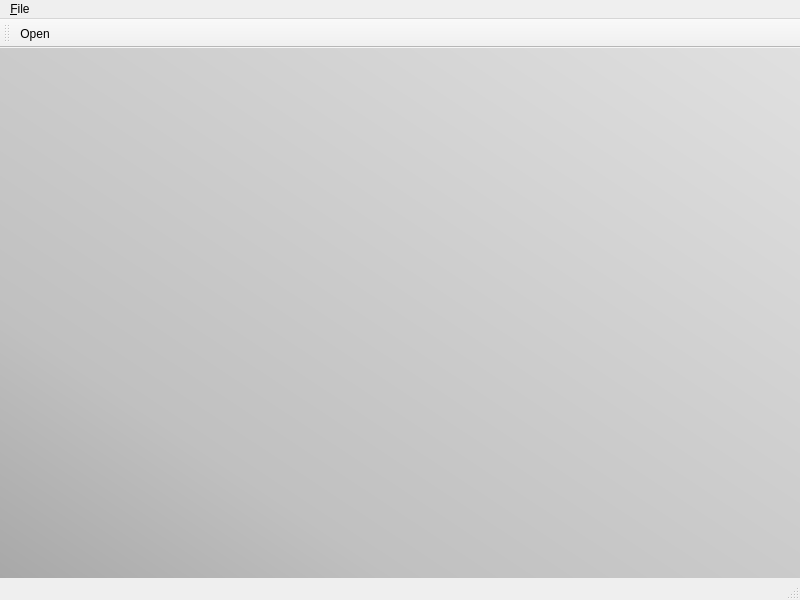
<?xml version="1.0" encoding="UTF-8"?>
<ui version="4.0">
 <class>PeWin</class>
 <widget class="QMainWindow" name="PeWin">
  <property name="geometry">
   <rect>
    <x>0</x>
    <y>0</y>
    <width>800</width>
    <height>600</height>
   </rect>
  </property>
  <property name="windowTitle">
   <string>PE Works</string>
  </property>
  <widget class="QWidget" name="centralwidget">
   <layout class="QHBoxLayout" name="horizontalLayout_2">
    <property name="spacing">
     <number>3</number>
    </property>
    <property name="leftMargin">
     <number>0</number>
    </property>
    <property name="topMargin">
     <number>0</number>
    </property>
    <property name="rightMargin">
     <number>0</number>
    </property>
    <property name="bottomMargin">
     <number>0</number>
    </property>
    <item>
     <layout class="QHBoxLayout" name="horizontalLayout">
      <property name="spacing">
       <number>3</number>
      </property>
      <item>
       <widget class="QTabWidget" name="tabWidget">
        <property name="styleSheet">
         <string notr="true">background-color: qlineargradient(spread:pad, x1:0, y1:1, x2:1, y2:0, stop:0 rgba(168, 168, 168, 255), stop:0.25 rgba(192, 192, 192, 255), stop:1 rgba(224, 224, 224, 255));</string>
        </property>
        <property name="tabPosition">
         <enum>QTabWidget::North</enum>
        </property>
        <property name="tabShape">
         <enum>QTabWidget::Rounded</enum>
        </property>
        <property name="currentIndex">
         <number>-1</number>
        </property>
        <property name="elideMode">
         <enum>Qt::ElideRight</enum>
        </property>
        <property name="documentMode">
         <bool>true</bool>
        </property>
        <property name="tabsClosable">
         <bool>true</bool>
        </property>
        <property name="movable">
         <bool>false</bool>
        </property>
        <property name="tabBarAutoHide">
         <bool>false</bool>
        </property>
       </widget>
      </item>
     </layout>
    </item>
   </layout>
  </widget>
  <widget class="QMenuBar" name="menubar">
   <property name="geometry">
    <rect>
     <x>0</x>
     <y>0</y>
     <width>800</width>
     <height>21</height>
    </rect>
   </property>
   <widget class="QMenu" name="menu_File">
    <property name="title">
     <string>&amp;File</string>
    </property>
    <addaction name="action_Open"/>
   </widget>
   <addaction name="menu_File"/>
  </widget>
  <widget class="QStatusBar" name="statusbar"/>
  <widget class="QToolBar" name="toolBar">
   <property name="windowTitle">
    <string>toolBar</string>
   </property>
   <attribute name="toolBarArea">
    <enum>TopToolBarArea</enum>
   </attribute>
   <attribute name="toolBarBreak">
    <bool>false</bool>
   </attribute>
   <addaction name="action_Open"/>
  </widget>
  <action name="action_Open">
   <property name="icon">
    <iconset resource="../MXMhsX.qrc">
     <normaloff>:/CMain/Resources/52.png</normaloff>:/CMain/Resources/52.png</iconset>
   </property>
   <property name="text">
    <string>&amp;Open</string>
   </property>
   <property name="shortcut">
    <string>Ctrl+O</string>
   </property>
  </action>
 </widget>
 <resources>
  <include location="../MXMhsX.qrc"/>
 </resources>
 <connections/>
</ui>
